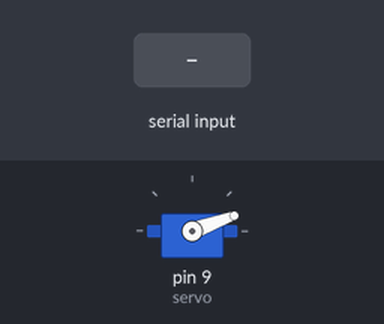
Bench run of a sketch on a simulated Arduino Uno, built with avr-gcc and run on an emulated ATmega328P. On the bench: servo. Inputs (shaded band) come from the test bench.

Above: at 1.2 s.
1.3 s: "s" received over Serial
At 2.5 s:
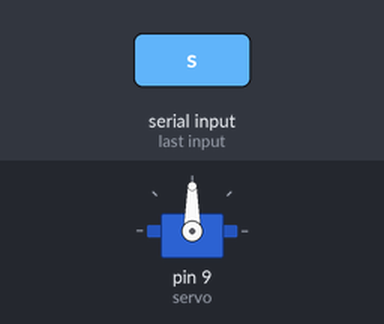
2.8 s: "d" received over Serial
At 3.8 s:
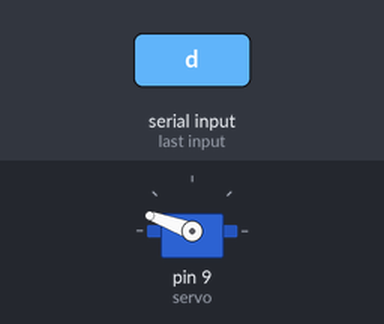
4.3 s: "a" received over Serial
At 4.9 s:
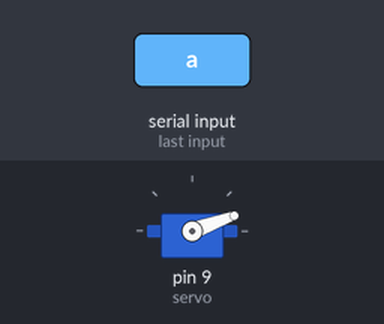
Timing chart, 0 to 7.3 s (numbered marks = the images above; inputs shaded):
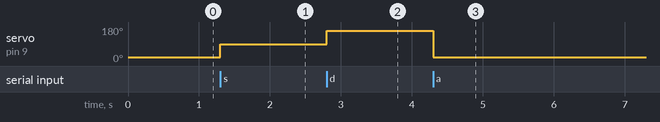

The sketch:

sketch.ino
```cpp
#include <servo.h>

Servo servo;

void setup()
{
  Serial.begin(9600);
  servo.attach(9);
  servo.write(20);
}

void loop()
{
  doServo(Serial.read());
}

void doServo(char a){
  switch(a){
    case 'a':
      servo.write(20);
      delay(50);
      break;
    case 's':
      servo.write(90);
      delay(50);
      break;
    case 'd':
      servo.write(160);
      delay(50);
      break;
    default:
      break;
  }
}
```

Measured:
- after the input at 1.3 s, servo on pin 9 (servo): 20° → 90° at once
- after the input at 2.8 s, servo on pin 9 (servo): 90° → 160° at once
- after the input at 4.3 s, servo on pin 9 (servo): 160° → 20° at once
